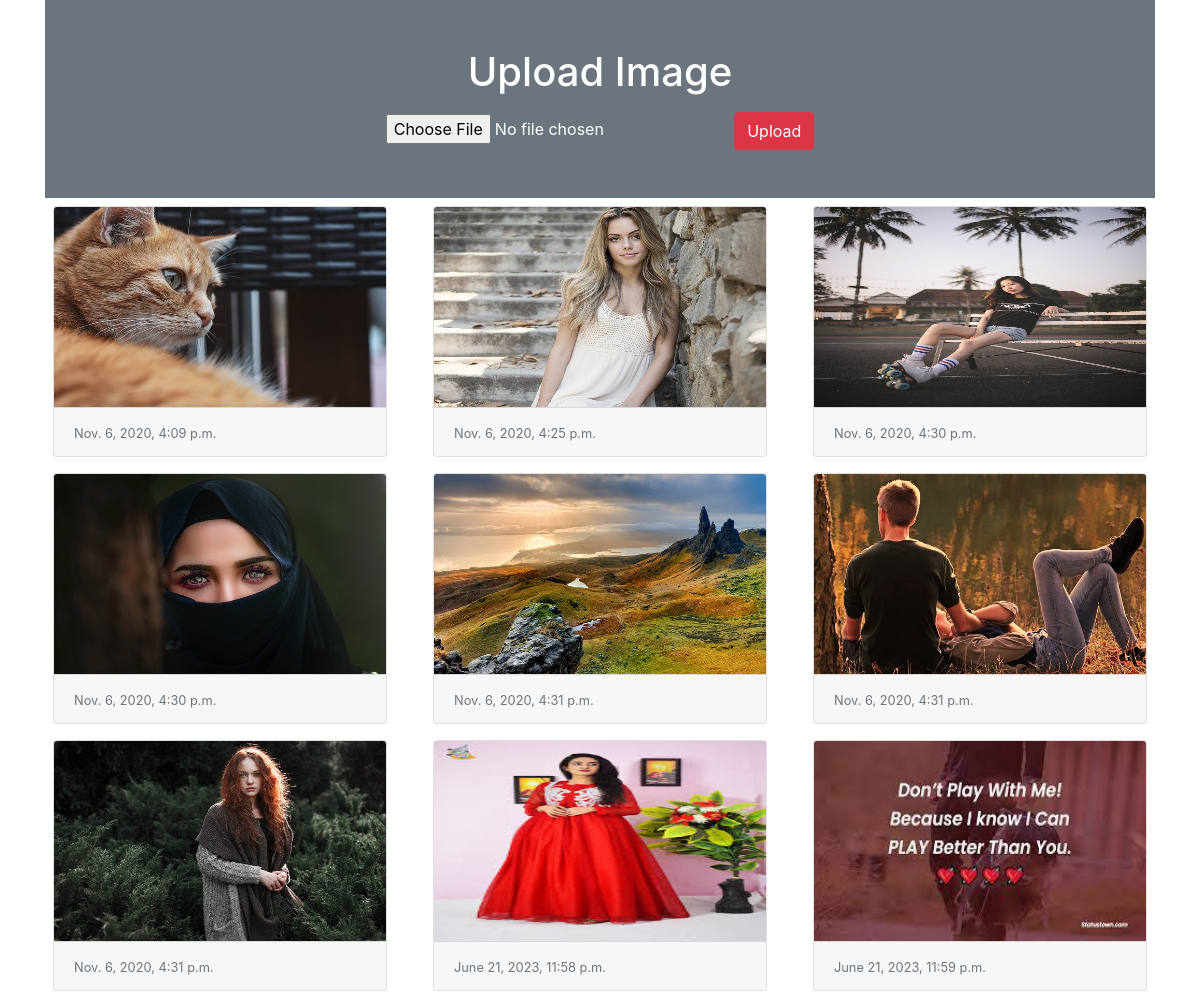
The page / on the database its author committed.
### myapp/models.py (models this page shows)
class Image(models.Model):
 photo = models.ImageField(upload_to="myimage")
 date = models.DateTimeField(auto_now_add=True)

### myapp/views.py (the view)
# urls.py: path('', views.home)
def home(request):
 if request.method == "POST":
  form = ImageForm(request.POST, request.FILES)
  if form.is_valid():
   form.save()
 form = ImageForm()
 img = Image.objects.all()
 return render(request, 'myapp/home.html', {'img':img, 'form':form})

### myapp/forms.py
class ImageForm(forms.ModelForm):
 class Meta:
  model = Image
  fields = '__all__'
  labels = {'photo':''}

### myapp/templates/myapp/home.html (shortened to what this page needs)
<!doctype html>
<html lang="en">
  <head>
    <link rel="stylesheet" href="https://cdn.jsdelivr.net/npm/bootstrap@4.5.3/dist/css/bootstrap.min.css">
  </head>
  <body>
   <div class="container">
    <div class="py-5 text-center bg-secondary text-white">
     <h1 class="mb-3">Upload Image</h1>
     <form action="" method="post" enctype="multipart/form-data">
      {{form}}
      <input type="submit" class="btn btn-danger" value="Upload">
     </form>
    </div>
    <div class="row">
     {% for x in img %}
      <div class="col-sm-4">
       <div class="card m-2">
        <img src="{{x.photo.url}}" alt="" class="card-img-top" height="200px">
        <div class="card-footer">
         <small class="text-muted">{{x.date}}</small>
        </div>
       </div>
      </div>
     {% endfor %}
    </div>
   </div>
  </body>
</html>

### rows shown on the page
Image: photo (picture), date "Nov. 6, 2020, 4:09 p.m."
Image: photo (picture), date "Nov. 6, 2020, 4:25 p.m."
Image: photo (picture), date "Nov. 6, 2020, 4:30 p.m."
Image: photo (picture), date "Nov. 6, 2020, 4:30 p.m."
Image: photo (picture), date "Nov. 6, 2020, 4:31 p.m."
Image: photo (picture), date "Nov. 6, 2020, 4:31 p.m."
Image: photo (picture), date "Nov. 6, 2020, 4:31 p.m."
Image: photo (picture), date "June 21, 2023, 11:58 p.m."
Image: photo (picture), date "June 21, 2023, 11:59 p.m."
